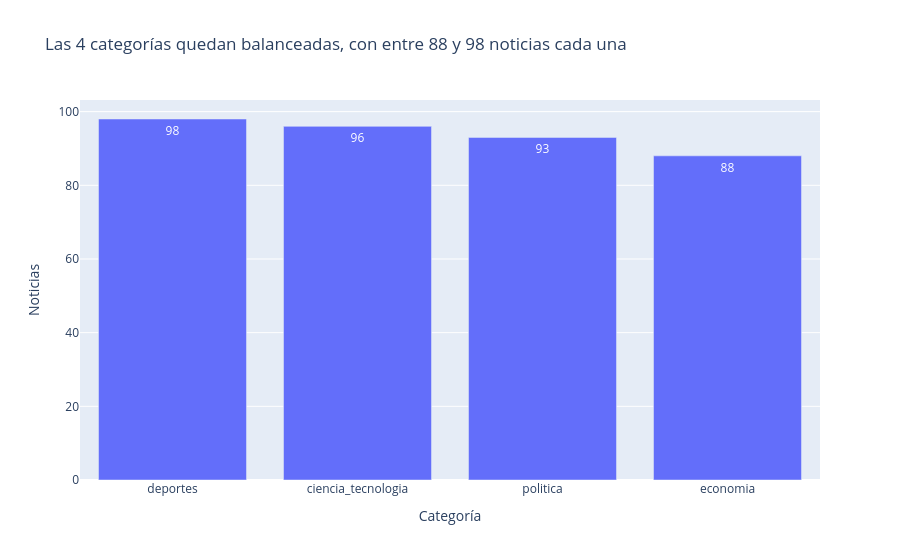

The code cell stored with this chart in its notebook:
### Code cell
conteo = df["etiqueta"].value_counts().reset_index()
fig = px.bar(
    conteo, x="etiqueta", y="count", text="count",
    labels={"etiqueta": "Categoría", "count": "Noticias"},
    title=f"Las 4 categorías quedan balanceadas, con entre {conteo['count'].min()} y {conteo['count'].max()} noticias cada una",
)
fig.show()
fig.write_html("graficos/1_categorias.html")

### Figure 1 — Plotly figure (JSON) as saved in the notebook; plotly's stock layout.template omitted (floating-point values rounded to 4 significant figures)
{"data": [{"hovertemplate": "Categoría=%{x}<br>Noticias=%{text}<extra></extra>", "legendgroup": "", "marker": {"color": "#636efa", "pattern": {"shape": ""}}, "name": "", "orientation": "v", "showlegend": false, "text": [98.0, 96.0, 93.0, 88.0], "textposition": "auto", "type": "bar", "x": ["deportes", "ciencia_tecnologia", "politica", "economia"], "xaxis": "x", "y": [98, 96, 93, 88], "yaxis": "y"}], "layout": {"barmode": "relative", "legend": {"tracegroupgap": 0}, "title": {"text": "Las 4 categorías quedan balanceadas, con entre 88 y 98 noticias cada una"}, "xaxis": {"anchor": "y", "domain": [0.0, 1.0], "title": {"text": "Categoría"}}, "yaxis": {"anchor": "x", "domain": [0.0, 1.0], "title": {"text": "Noticias"}}}}
